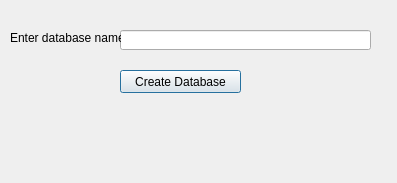
<?xml version="1.0" encoding="UTF-8"?>
<ui version="4.0">
 <class>Dialog</class>
 <widget class="QDialog" name="Dialog">
  <property name="geometry">
   <rect>
    <x>0</x>
    <y>0</y>
    <width>397</width>
    <height>183</height>
   </rect>
  </property>
  <property name="windowTitle">
   <string>Dialog</string>
  </property>
  <widget class="QPushButton" name="pushButtonCreateDB">
   <property name="geometry">
    <rect>
     <x>120</x>
     <y>70</y>
     <width>121</width>
     <height>23</height>
    </rect>
   </property>
   <property name="text">
    <string>Create Database</string>
   </property>
  </widget>
  <widget class="QLineEdit" name="lineEditDBName">
   <property name="geometry">
    <rect>
     <x>120</x>
     <y>30</y>
     <width>251</width>
     <height>20</height>
    </rect>
   </property>
  </widget>
  <widget class="QLabel" name="label">
   <property name="geometry">
    <rect>
     <x>10</x>
     <y>30</y>
     <width>111</width>
     <height>16</height>
    </rect>
   </property>
   <property name="text">
    <string>Enter database name</string>
   </property>
  </widget>
  <widget class="QLabel" name="label_result">
   <property name="geometry">
    <rect>
     <x>10</x>
     <y>120</y>
     <width>371</width>
     <height>41</height>
    </rect>
   </property>
   <property name="text">
    <string/>
   </property>
   <property name="wordWrap">
    <bool>true</bool>
   </property>
  </widget>
 </widget>
 <resources/>
 <connections>
  <connection>
   <sender>pushButtonCreateDB</sender>
   <signal>pressed()</signal>
   <receiver>Dialog</receiver>
   <slot>createDB()</slot>
   <hints>
    <hint type="sourcelabel">
     <x>236</x>
     <y>80</y>
    </hint>
    <hint type="destinationlabel">
     <x>351</x>
     <y>108</y>
    </hint>
   </hints>
  </connection>
 </connections>
 <slots>
  <slot>createDB()</slot>
 </slots>
</ui>
